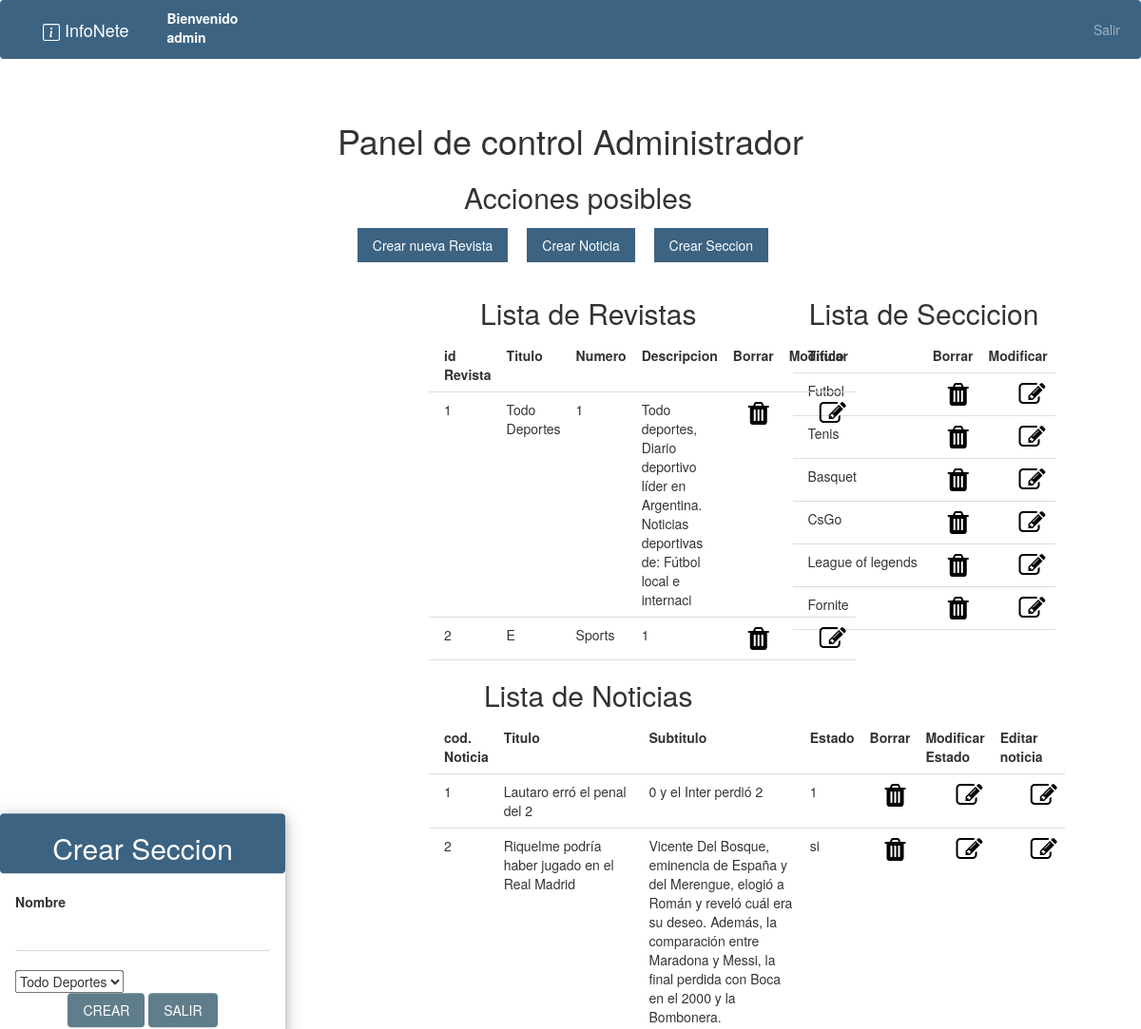
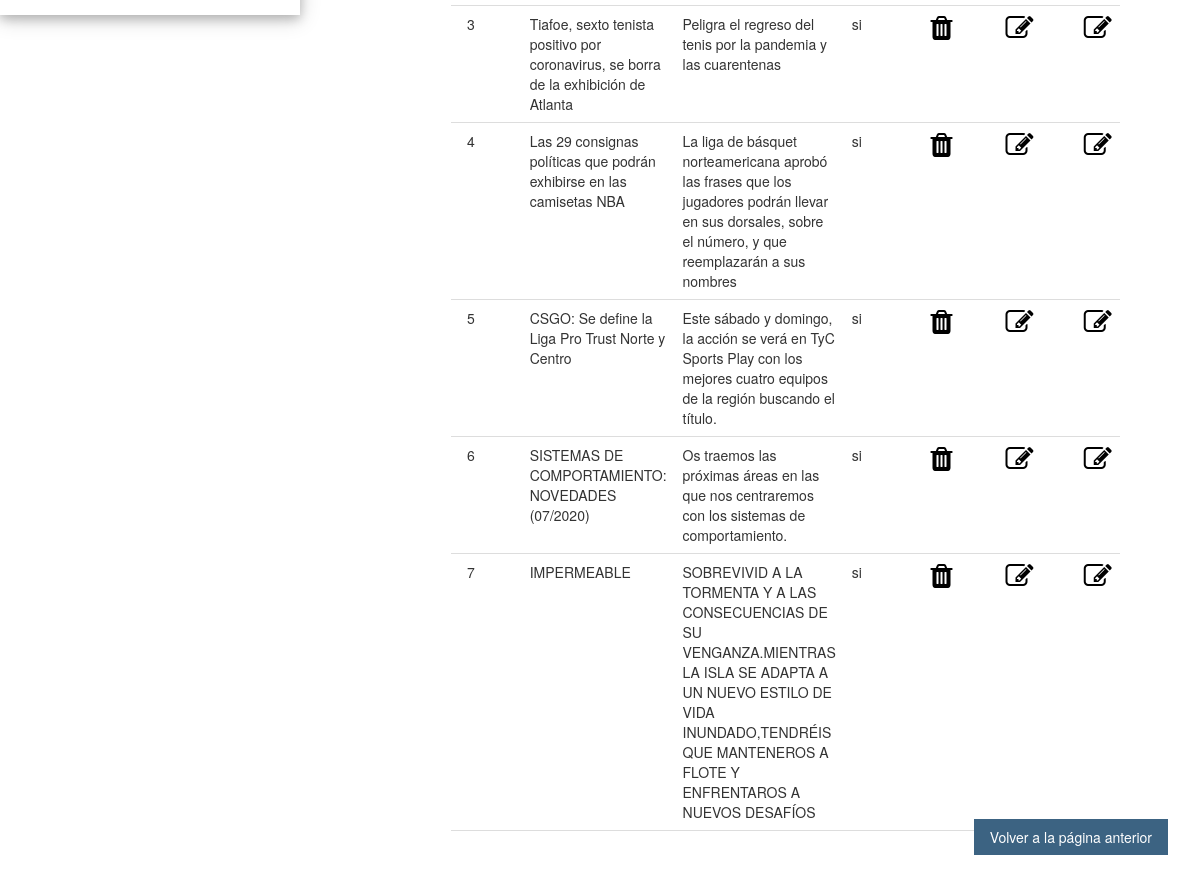
Screenshot of /interno.php?page=crearSeccion (signed in) with the database file from the repository (2 pictures, top to bottom).
### tables this page shows
CREATE TABLE Diario_Revista
(
Id int NOT NULL auto_increment,
Titulo  varchar(50),
Numero int NOT NULL,
Descripcion varchar(100),
imagen_revista varchar(200),
CONSTRAINT PK_Revista PRIMARY KEY (Id)
);

CREATE TABLE Noticia
(
Cod_noticia int NOT NULL auto_increment,
Titulo varchar(200) NOT NULL, 
Subtitulo varchar(500) NOT NULL,  
informe_noticia varchar(10000) NOT NULL,									 									
imagen_noticia varchar(200),									
Cod_seccion int NOT NULL,
Cod_contenidista int NOT NULL,
EstadoAutorizado varchar(2),
CONSTRAINT PK_Noticia PRIMARY KEY (Cod_noticia),
CONSTRAINT FK_Seccion_Noticia FOREIGN KEY (Cod_seccion) REFERENCES Seccion (Cod_seccion),
CONSTRAINT FK_Noticia_Usuario FOREIGN KEY (Cod_contenidista) REFERENCES Usuario (Id_usuario)  
);

CREATE TABLE Seccion     
(
Cod_seccion int NOT NULL auto_increment,
Descripcion varchar(50),
Cod_revista int NOT NULL,
CONSTRAINT PK_Descripcion PRIMARY KEY (Cod_seccion),
CONSTRAINT FK_Seccion_Revista FOREIGN KEY (Cod_revista) REFERENCES Diario_Revista(Id) 
);

### controller/RevistaController.php (called while the page is built, shortened)
<?php
class RevistaController
{
    private $modelo;
    public function __construct()
    {
        include_once("model/RevistaModel.php");
        $this->modelo = new RevistaModel();
    }
    public function execute()
    {
        $resultadosNoticia=$this->modelo->executeBuscarNoticias();
        $resultadosRevista=$this->modelo->executeBuscarRevistas();
        $resultadosSeccion=$this->modelo->executeBuscarSeccion();
        include_once("view/revista/panelControlRevista.php");
    }
}

### helper/Database.php (called while the page is built, shortened)
<?php
class Database
{
    private $conexion;
    public function __construct()
    {
        $configuracion = parse_ini_file("config/config.ini");
        $servername = $configuracion["servername"];
        $username = $configuracion["username"];
        $dbname = $configuracion["dbname"];
        $password = $configuracion["password"];
        $conn = new mysqli($servername, $username, $password);
        $conn->select_db($dbname);
        $this->conexion = $conn;
    }
    public function queryBuscarNoticias()
    {
        $resultados = array();
        $stmt = $this->conexion->prepare("SELECT * FROM Noticia ");
        $stmt->execute();
        $result = $stmt->get_result();
        if ($result->num_rows === 0) {
            $_SESSION["sinNoticias"] = "0";
        } else {
            $i = 1;
            while ($row = $result->fetch_assoc()) {
                $codNoticia = $row['Cod_noticia'];
                $titulo = $row['Titulo'];
                $subTitulo = $row['Subtitulo'];
                $estadoAutorizado = $row['EstadoAutorizado'];
                $imagen=$row ["imagen_noticia"];
                $resultados[$i] = $codNoticia . "-" . $titulo . "-" . $subTitulo . "-" . $estadoAutorizado . "-".$imagen;
                $i++;
            }
            return $resultados;
        }
    }
    public function queryBuscarRevistas()
    {
        $resultados = array();
        $stmt2 = $this->conexion->prepare("SELECT * FROM Diario_Revista");
        $stmt2->execute();
        $result = $stmt2->get_result();
        if ($result->num_rows === 0) {
            $_SESSION["sinDatos"] = "0";
        } else {
            $i = 1;
            while ($row = $result->fetch_assoc()) {
                $id = $row['Id'];
                $titulo = $row['Titulo'];
                $numero = $row['Numero'];
                $descripcion = $row['Descripcion'];
                $imagen = $row['imagen_revista'];
                $resultados[$i] = $id . "-" . $titulo . "-" . $numero . "-" . $descripcion . "-".$imagen;
                $i++;
            }
            return $resultados;
        }
    }
    public function queryBuscarSeccion()
    {
        $resultados=array();
        $stmt = $this->conexion->prepare("SELECT * FROM Seccion ");
        $stmt->execute();
        $result = $stmt->get_result();
        if ($result->num_rows === 0) {
            $_SESSION["sinSeccion"] = "0";
        } else {
            $i = 1;
            while ($row = $result->fetch_assoc()) {
                $codSeccion = $row['Cod_seccion'];
                $descripcion = $row['Descripcion'];
                $resultados[$i] = $codSeccion . "-" . $descripcion;
                $i++;
            }
            return $resultados;
        }
    }
}

### model/RevistaModel.php (called while the page is built, shortened)
<?php
include_once("helper/Database.php");
class RevistaModel
{
    private $conexion;
    public function __construct()
    {
        $this->conexion = new Database();
    }
    public function executeBuscarRevistas()
    {
        return $this->conexion->queryBuscarRevistas();
    }
    public function executeBuscarNoticias()
    {
       return $this->conexion->queryBuscarNoticias();
    }
    public function executeBuscarSeccion()
    {
         return $this->conexion->queryBuscarSeccion();
    }
}

### view/revista/panelControlRevista.php (the view, shortened to what this page needs)
<?php
if (isset($_SESSION["usuarioOK"])) {
    $usuario = $_SESSION["usuarioOK"];
    $pos = explode("-", $usuario);
    ?>
    <html>
    <link rel="stylesheet" href="https://maxcdn.bootstrapcdn.com/bootstrap/3.3.6/css/bootstrap.min.css">
    <link rel="stylesheet" href="https://stackpath.bootstrapcdn.com/font-awesome/4.7.0/css/font-awesome.min.css">
    <body>
    <div class="w3-container w3-center">
        <h1 class="">Panel de control Administrador</h1>
        <h2 class="w3-margin-left w3-margin-bottom" style="margin-top: 2%">Acciones posibles</h2>
        <div class="w3-container w3-margin-top w3-margin-bottom">
            <a href="interno.php?page=crearRevista" class="w3-button bg-primary w3-hover-black w3-margin-right"
               style="text-decoration: none">Crear nueva Revista</a>
            <a href="interno.php?page=crearNoticia" class="w3-button bg-primary w3-hover-black w3-margin-right"
               style="text-decoration: none">Crear Noticia</a>
            <a href="interno.php?page=crearSeccion" class="w3-button bg-primary w3-hover-black w3-margin-right"
               style="text-decoration: none">Crear Seccion</a>
        </div>
    </div>
    <div class="row w3-center" style="margin-left: 35%">
        <div class="col  col-md-6">
            <div class="w3-container">
                <h2>Lista de Revistas</h2>
                <table class="w3-table w3-bordered">
                    <tr class="w3-center">
                        <th>id Revista</th>
                        <th>Titulo</th>
                        <th>Numero</th>
                        <th>Descripcion</th>
                        <th>Borrar</th>
                        <th>Modificar</th>
                    </tr>
            </div>
            <?php
            if (isset($resultadosRevista)) {
                $tam = sizeof($resultadosRevista);
                for ($i = 1; $i <= $tam; $i++) {
                    $posi = explode("-", $resultadosRevista[$i]);
                    echo "<div>";
                    echo "<td>$posi[0]</td>";
                    echo "<td>$posi[1]</td>";
                    echo "<td>$posi[2]</td>";
                    echo "<td>$posi[3]</td>";
                    echo "<td>";
                    echo "<div class='w3-margin-left'><a href='interno.php?page=borrarRevista&idRevista=$posi[0]'style='color: black'><i class=\"fa fa-trash fa-2x\" aria-hidden=\"true\"></i></a></div>";
                    echo "</td>";
                    echo "<td>";
                    echo "<div class='w3-margin-left'><div class='w3-margin-left'><a href='interno.php?page=redirectRevista&cod_revista=$posi[0]' style='color: black'>
                              <i class=\"fa fa-pencil-square-o fa-2x\" aria-hidden=\"true\" href='#'></i></a></div></div>";
                    echo "</td>";
                }
            }
            ?>
        </div>
        <div class="w3-container">
            <h2>Lista de Noticias</h2>
            <table class="w3-table w3-bordered">
                <tr>
                    <th>cod. Noticia</th>
                    <th>Titulo</th>
                    <th>Subtitulo</th>
                    <th>Estado</th>
                    <th>Borrar</th>
                    <th>Modificar Estado</th>
                    <th>Editar noticia</th>
                </tr>
                <?php
                if (isset($resultadosNoticia)) {
                    $tam = sizeof($resultadosNoticia);
                    for ($i = 1; $i <= $tam; $i++) {
                        $posN = explode("-", $resultadosNoticia[$i]);
                        echo "<tr>";
                        echo "<td>$posN[0]</td>";
                        echo "<td>$posN[1]</td>";
                        echo "<td>$posN[2]</td>";
                        echo "<td>$posN[3]</td>";
                        if ($pos[2] == 1) {
                            echo "<td>";
                            echo "<div class='w3-margin-left'><a href='interno.php?page=borrarNoticia&idNoticia=$posN[0]' style='color: black'><i class=\"fa fa-trash fa-2x\" aria-hidden=\"true\"></i></a></div>";
                            echo "</td>";
                            echo "<td>";
                            echo "<div class='w3-margin-left'><div class='w3-margin-left'><a href='interno.php?page=cambiarEstadoNoticia&idNoticia=$posN[0]' style='color: black'>
                              <i class=\"fa fa-pencil-square-o fa-2x\" aria-hidden=\"true\" href='#'></i></a></div></div>";
                            echo "</td>";
                            echo "<td>";
                            echo "<div class='w3-margin-left'><div class='w3-margin-left'><a href='interno.php?page=redirect&cod_noticia=$posN[0]' style='color: black'>
                              <i class=\"fa fa-pencil-square-o fa-2x\" aria-hidden=\"true\" href='#'></i></a></div></div>";
                            echo "</td>";
                        }
                        echo "</tr>";
                    }
                }
                ?>
            </table>
        </div>
    </div>
    <div class="w3-container">
        <h2>Lista de Seccicion</h2>
        <table class="w3-table w3-bordered">
            <tr>
                <th>Titulo</th>
                <th>Borrar</th>
                <th>Modificar</th>
            </tr>
            <?php
            if (isset($resultadosSeccion)) {
                $tam = sizeof($resultadosSeccion);
                for ($i = 1; $i <= $tam; $i++) {
                    $posS = explode("-",$resultadosSeccion[$i]);
                    echo "<tr>";
                    echo "<td>$posS[1]</td>";
                    if ($pos[2] == 1) {
                        echo "<td>";
                        echo "<div class='w3-margin-left'><a href='interno.php?page=borrarSeccion&idSeccion=$posS[0]' style='color: black'><i class=\"fa fa-trash fa-2x\" aria-hidden=\"true\"></i></a></div>";
                        echo "</td>";
                        echo "<td>";
                        echo "<div class='w3-margin-left'><div class='w3-margin-left'><a href='interno.php?page=redirectSeccion&idSeccion=$posS[0]' style='color: black'>
                              <i class=\"fa fa-pencil-square-o fa-2x\" aria-hidden=\"true\" href='#'></i></a></div></div>";
                        echo "</td>";
                    }
                    echo "</tr>";
                }
            }
            ?>
        </table>
    </div>
    </div>
    <div class="w3-display-bottomright w3-margin-bottom w3-margin-right">
        <a href="interno.php?page=panelControl" class="w3-button bg-primary w3-hover-black w3-margin-right"
           style="text-decoration: none">Volver a la página anterior</a></div>
    <?php
    if (isset($_SESSION["crearSeccion"])) {
        ?>
        <br>
        <br>
        <div class="w3-card-4 w3-display-left " id="ocultar" style="width:25%;">
            <div class="w3-container bg-primary w3-round">
                <h2 class="w3-center">Crear Seccion</h2>
            </div>
            <br>
            <form class="w3-container" name="registrarSeccion" action="interno.php?page=guardarSeccion" method="POST"
                  enctype="application/x-www-form-urlencoded">
                <label>Nombre</label>
                <input class="w3-input w3-round" type="text" name="descripcion"><br/>
                <?php
                if (isset($resultadosRevista)) {
                    $tam = sizeof($resultadosRevista);
                    echo "<select name='cod_revista'>";
                    for ($i = 1; $i <= $tam; $i++) {
                        $posR = explode("-", $resultadosRevista[$i]);
                        echo " <option  value='$posR[0]'>$posR[1]</option>";
                    }
                    echo "</select>";
                }
                ?>
                <div class="w3-center w3-margin-bottom">
                    <input class="w3-button w3-blue-grey w3-round w3-center" type="submit" name="boton" value="CREAR">
                    <a class="w3-button w3-blue-grey w3-round w3-center" onclick="cerrarForm()">SALIR</a>
                </div>
            </form>
        </div>
        <?php
    }
    ?>
    </body>
    </html>
    <?php
} else {
    header("Location: index.php");
    exit();
}
?>

### view/css/estilos.css (style rules this page uses)
.bg-primary { background-color: #3c6382 !important; }

### view/css/style.css (style rules this page uses)
.bg-primary { background-color: #3c6382 !important; }

### view/css/w3.css (style rules this page uses)
*,*:before,*:after { box-sizing:inherit }
html { -ms-text-size-adjust:100%;-webkit-text-size-adjust:100% }
body { margin:0 }
a { background-color:transparent }
button,input,select,textarea,optgroup { font:inherit;margin:0 }
button,input { overflow:visible }
button,select { text-transform:none }
button,[type=button],[type=reset],[type=submit] { -webkit-appearance:button }
html,body { font-family:Verdana,sans-serif;font-size:15px;line-height:1.5 }
html { overflow-x:hidden }
h1 { font-size:36px }
h2 { font-size:30px }
h1,h2,h3,h4,h5,h6 { font-family:"Segoe UI",Arial,sans-serif;font-weight:400;margin:10px 0 }
a { color:inherit }
.w3-table,.w3-table-all { border-collapse:collapse;border-spacing:0;width:100%;display:table }
.w3-bordered tr,.w3-table-all tr { border-bottom:1px solid #ddd }
.w3-table td,.w3-table th,.w3-table-all td,.w3-table-all th { padding:8px 8px;display:table-cell;text-align:left;vertical-align:top }
.w3-table th:first-child,.w3-table td:first-child,.w3-table-all th:first-child,.w3-table-all td:first-child { padding-left:16px }
.w3-btn,.w3-button { border:none;display:inline-block;padding:8px 16px;vertical-align:middle;overflow:hidden;text-decoration:none;color:inherit;background-color:inherit;text-align:center;cursor:pointer;white-space:nowrap }
.w3-btn,.w3-button { -webkit-touch-callout:none;-webkit-user-select:none;-khtml-user-select:none;-moz-user-select:none;-ms-user-select:none;user-select:none }
.w3-input { padding:8px;display:block;border:none;border-bottom:1px solid #ccc;width:100% }
.w3-container:after,.w3-container:before,.w3-panel:after,.w3-panel:before,.w3-row:after,.w3-row:before,.w3-row-padding:after,.w3-row-padding:before, .w3-cell-row:before,.w3-cell-row:after,.w3-clear:after,.w3-clear:before,.w3-bar:before,.w3-bar:after { content:"";display:table;clear:both }
.w3-display-bottomright { position:absolute;right:0;bottom:0 }
.w3-display-left { position:absolute;top:50%;left:0%;transform:translate(0%,-50%);-ms-transform:translate(-0%,-50%) }
.w3-round,.w3-round-medium { border-radius:4px }
.w3-container,.w3-panel { padding:0.01em 16px }
.w3-card-4,.w3-hover-shadow:hover { box-shadow:0 4px 10px 0 rgba(0,0,0,0.2),0 4px 20px 0 rgba(0,0,0,0.19) }
.w3-center { text-align:center!important }
.w3-margin-top { margin-top:16px!important }
.w3-margin-bottom { margin-bottom:16px!important }
.w3-margin-left { margin-left:16px!important }
.w3-margin-right { margin-right:16px!important }
.w3-blue-grey,.w3-hover-blue-grey:hover,.w3-blue-gray,.w3-hover-blue-gray:hover { color:#fff!important;background-color:#607d8b!important }

### rows the page displays
diario_revista: Id "1", Titulo "Todo Deportes", Numero "1", Descripcion "Todo deportes, Diario deportivo líder en Argentina. Noticias deportivas de: Fútbol local e internaci"
diario_revista: Id "2", posi "E", posi "Sports", Numero "1"
noticia: Cod_noticia "1", posN "Lautaro erró el penal del 2", posN "0 y el Inter perdió 2", posN "1"
noticia: Cod_noticia "2", Titulo "Riquelme podría haber jugado en el Real Madrid", Subtitulo "Vicente Del Bosque, eminencia de España y del Merengue, elogió a Román y reveló cuál era su deseo. Además, la comparación entre Maradona y Messi, la final perdida con Boca en el 2000 y la Bombonera.", EstadoAutorizado "si"
noticia: Cod_noticia "3", Titulo "Tiafoe, sexto tenista positivo por coronavirus, se borra de la exhibición de Atlanta", Subtitulo "Peligra el regreso del tenis por la pandemia y las cuarentenas", EstadoAutorizado "si"
noticia: Cod_noticia "4", Titulo "Las 29 consignas políticas que podrán exhibirse en las camisetas NBA", Subtitulo "La liga de básquet norteamericana aprobó las frases que los jugadores podrán llevar en sus dorsales, sobre el número, y que reemplazarán a sus nombres", EstadoAutorizado "si"
noticia: Cod_noticia "5", Titulo "CSGO: Se define la Liga Pro Trust Norte y Centro", Subtitulo "Este sábado y domingo, la acción se verá en TyC Sports Play con los mejores cuatro equipos de la región buscando el título.", EstadoAutorizado "si"
noticia: Cod_noticia "6", Titulo "SISTEMAS DE COMPORTAMIENTO: NOVEDADES (07/2020)", Subtitulo "Os traemos las próximas áreas en las que nos centraremos con los sistemas de comportamiento.", EstadoAutorizado "si"
noticia: Cod_noticia "7", Titulo "IMPERMEABLE", Subtitulo "SOBREVIVID A LA TORMENTA Y A LAS CONSECUENCIAS DE SU VENGANZA.MIENTRAS LA ISLA SE ADAPTA A UN NUEVO ESTILO DE VIDA INUNDADO,TENDRÉIS QUE MANTENEROS A FLOTE Y ENFRENTAROS A NUEVOS DESAFÍOS", EstadoAutorizado "si"
seccion: Descripcion "Futbol"
seccion: Descripcion "Tenis"
seccion: Descripcion "Basquet"
seccion: Descripcion "CsGo"
seccion: Descripcion "League of legends"
seccion: Descripcion "Fornite"

### other values shown
$pos[1] "admin"
form field cod_revista "Todo Deportes"
